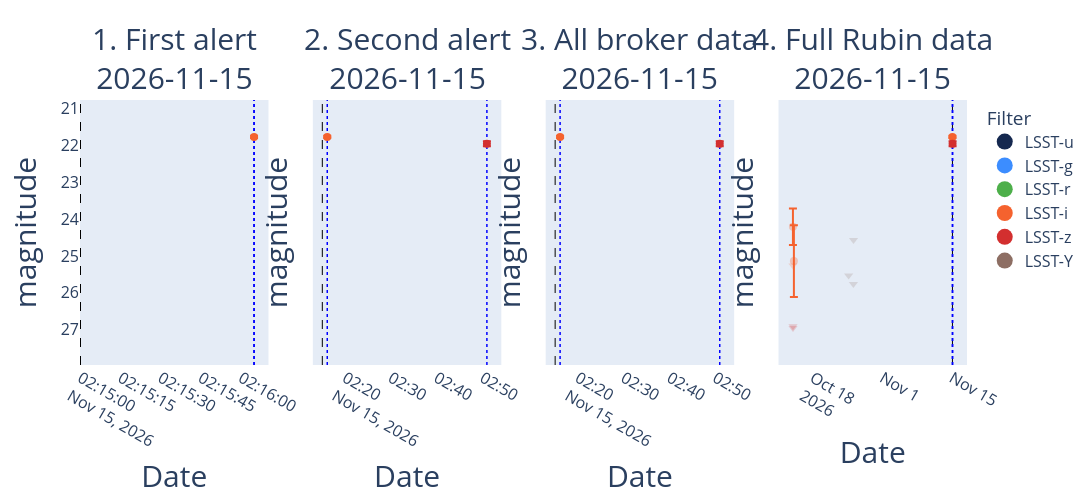
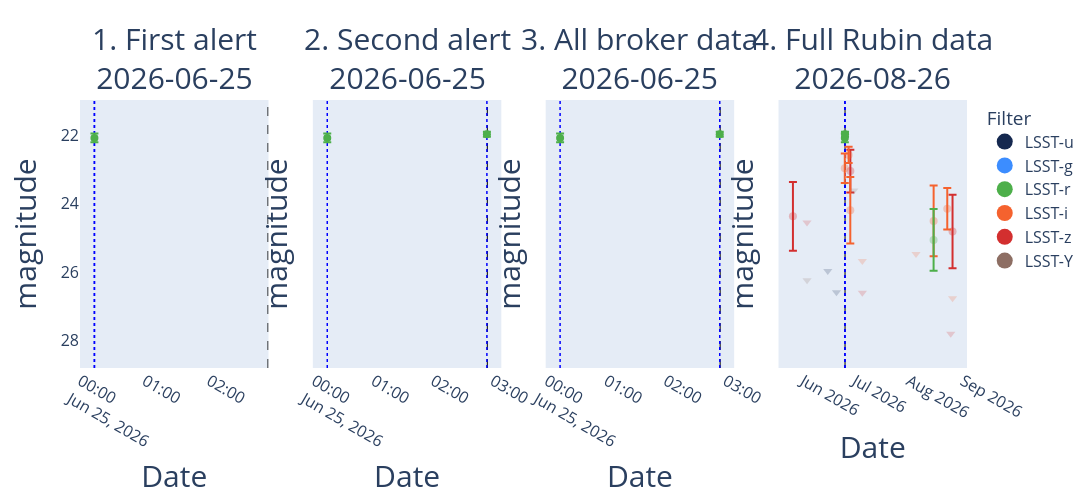
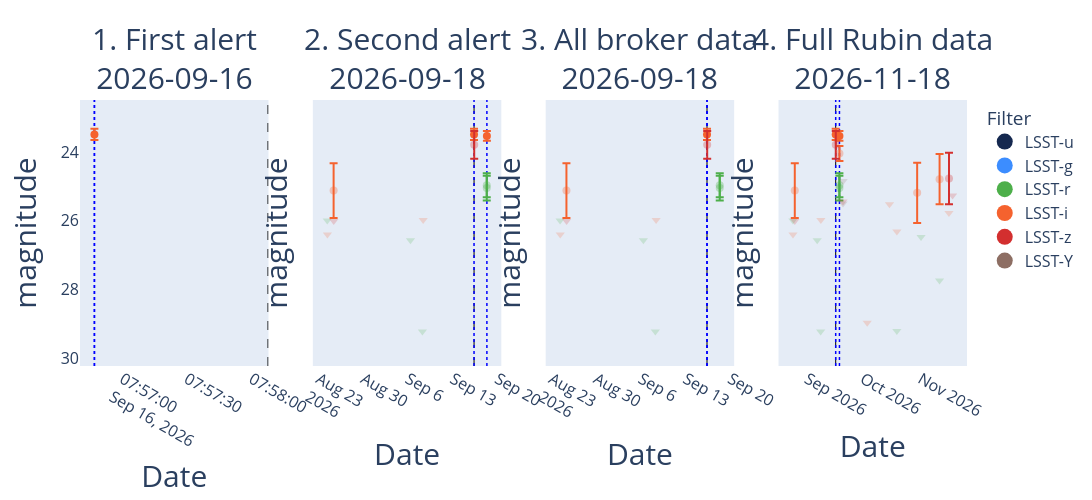
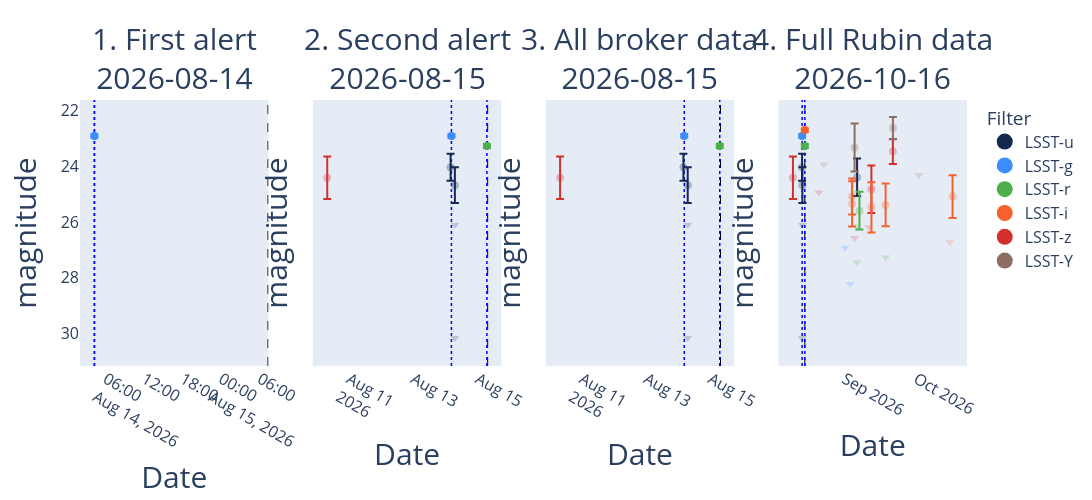

Source (notebook cell) for these figures, in order:
### Markdown cell above
# With Alert in broker

### Code cell
for idx in list(set(snids_all_snr_gt5))[:5]:
    plot_lc_subplots(df_phot,df_header, idx, inmag=True,convert_date=True)
